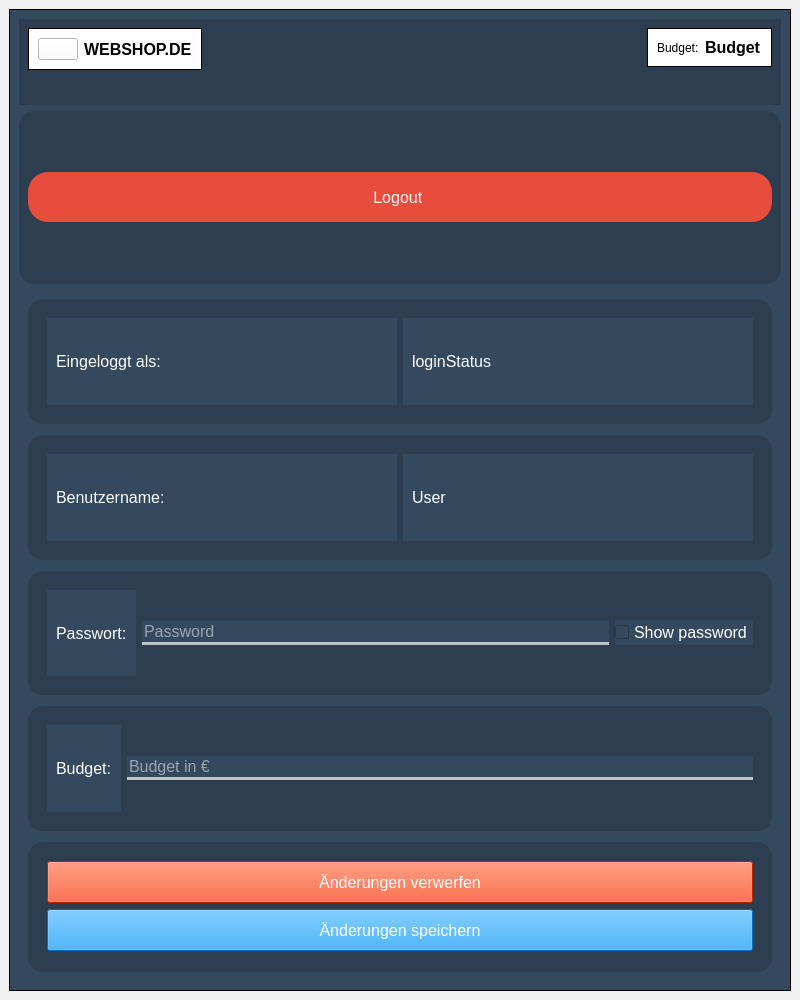
<?xml version="1.0" encoding="UTF-8"?>
<ui version="4.0">
 <class>MainWindow</class>
 <widget class="QMainWindow" name="MainWindow">
  <property name="geometry">
   <rect>
    <x>0</x>
    <y>0</y>
    <width>800</width>
    <height>1000</height>
   </rect>
  </property>
  <property name="minimumSize">
   <size>
    <width>800</width>
    <height>1000</height>
   </size>
  </property>
  <property name="windowTitle">
   <string>Nutzerprofil</string>
  </property>
  <widget class="QWidget" name="centralwidget">
   <property name="minimumSize">
    <size>
     <width>278</width>
     <height>415</height>
    </size>
   </property>
   <layout class="QVBoxLayout" name="verticalLayout_2">
    <item>
     <widget class="QFrame" name="frame_2">
      <property name="styleSheet">
       <string notr="true">background-color: rgb(52, 73, 94);</string>
      </property>
      <property name="frameShape">
       <enum>QFrame::Box</enum>
      </property>
      <property name="frameShadow">
       <enum>QFrame::Plain</enum>
      </property>
      <layout class="QVBoxLayout" name="verticalLayout_3" stretch="1,2,8">
       <item>
        <widget class="QFrame" name="frame_4">
         <property name="styleSheet">
          <string notr="true">QFrame#frame_4 {
	background-color: rgb(44, 62, 80);
}</string>
         </property>
         <property name="frameShape">
          <enum>QFrame::NoFrame</enum>
         </property>
         <property name="frameShadow">
          <enum>QFrame::Plain</enum>
         </property>
         <layout class="QHBoxLayout" name="horizontalLayout_8">
          <item alignment="Qt::AlignLeft|Qt::AlignTop">
           <widget class="QFrame" name="frame_5">
            <property name="styleSheet">
             <string notr="true">background-color: white;</string>
            </property>
            <property name="frameShape">
             <enum>QFrame::Box</enum>
            </property>
            <property name="frameShadow">
             <enum>QFrame::Plain</enum>
            </property>
            <layout class="QHBoxLayout" name="horizontalLayout_9">
             <item>
              <widget class="QPushButton" name="home_Button">
               <property name="text">
                <string/>
               </property>
              </widget>
             </item>
             <item>
              <widget class="QLabel" name="label_2">
               <property name="font">
                <font>
                 <pointsize>12</pointsize>
                 <bold>true</bold>
                </font>
               </property>
               <property name="text">
                <string>WEBSHOP.DE</string>
               </property>
              </widget>
             </item>
            </layout>
           </widget>
          </item>
          <item alignment="Qt::AlignRight|Qt::AlignTop">
           <widget class="QFrame" name="frame_6">
            <property name="styleSheet">
             <string notr="true">background-color: white;</string>
            </property>
            <property name="frameShape">
             <enum>QFrame::Box</enum>
            </property>
            <property name="frameShadow">
             <enum>QFrame::Plain</enum>
            </property>
            <layout class="QHBoxLayout" name="horizontalLayout_10">
             <item>
              <widget class="QLabel" name="label_3">
               <property name="text">
                <string>Budget:</string>
               </property>
              </widget>
             </item>
             <item>
              <widget class="QLabel" name="budget_label">
               <property name="font">
                <font>
                 <pointsize>12</pointsize>
                 <bold>true</bold>
                </font>
               </property>
               <property name="text">
                <string>Budget</string>
               </property>
              </widget>
             </item>
            </layout>
           </widget>
          </item>
         </layout>
        </widget>
       </item>
       <item>
        <widget class="QFrame" name="frame_3">
         <property name="styleSheet">
          <string notr="true">QFrame#frame_3 {
	background-color: rgb(44, 62, 80);
	border-radius: 15px;
}</string>
         </property>
         <property name="frameShape">
          <enum>QFrame::Box</enum>
         </property>
         <property name="frameShadow">
          <enum>QFrame::Plain</enum>
         </property>
         <layout class="QHBoxLayout" name="horizontalLayout_6">
          <item>
           <widget class="QPushButton" name="logout_button">
            <property name="maximumSize">
             <size>
              <width>16777215</width>
              <height>50</height>
             </size>
            </property>
            <property name="font">
             <font>
              <pointsize>12</pointsize>
             </font>
            </property>
            <property name="styleSheet">
             <string notr="true">QPushButton#logout_button {
	background-color:rgb(231, 76, 60);
	padding: 5px;
	color: white;
	border-radius: 20px;
	max-height: 40px;
}
QPushButton#logout_button:hover {
	cursor: pointer;
	background-color: rgb(230, 126, 34);
}
QPushButton#logout_button:pressed {
	padding-left: 3px;
	padding-bottom: 3px;
}</string>
            </property>
            <property name="text">
             <string>Logout </string>
            </property>
           </widget>
          </item>
         </layout>
        </widget>
       </item>
       <item>
        <widget class="QFrame" name="frame">
         <property name="frameShape">
          <enum>QFrame::NoFrame</enum>
         </property>
         <property name="frameShadow">
          <enum>QFrame::Plain</enum>
         </property>
         <layout class="QVBoxLayout" name="verticalLayout_6">
          <item>
           <widget class="QFrame" name="frame_8">
            <property name="styleSheet">
             <string notr="true">QFrame#frame_8 {
	background-color: rgb(44, 62, 80);
	border-radius: 15px;
	margin-bottom: 5px;
	padding: 10px;
}</string>
            </property>
            <property name="frameShape">
             <enum>QFrame::NoFrame</enum>
            </property>
            <property name="frameShadow">
             <enum>QFrame::Plain</enum>
            </property>
            <layout class="QHBoxLayout" name="horizontalLayout">
             <item>
              <widget class="QLabel" name="loginLabel">
               <property name="font">
                <font>
                 <pointsize>12</pointsize>
                </font>
               </property>
               <property name="styleSheet">
                <string notr="true">color: rgb(255, 255, 255);
padding: 5px;</string>
               </property>
               <property name="text">
                <string>Eingeloggt als:</string>
               </property>
              </widget>
             </item>
             <item>
              <widget class="QLabel" name="loginStatusLabel">
               <property name="font">
                <font>
                 <pointsize>12</pointsize>
                </font>
               </property>
               <property name="styleSheet">
                <string notr="true">color: rgb(255, 255, 255);
padding: 5px;</string>
               </property>
               <property name="text">
                <string>loginStatus</string>
               </property>
              </widget>
             </item>
            </layout>
           </widget>
          </item>
          <item>
           <widget class="QFrame" name="frame_11">
            <property name="styleSheet">
             <string notr="true">QFrame#frame_11 {
	background-color: rgb(44, 62, 80);
	border-radius: 15px;
	padding: 10px;
	margin-bottom: 5px;
}</string>
            </property>
            <property name="frameShape">
             <enum>QFrame::NoFrame</enum>
            </property>
            <property name="frameShadow">
             <enum>QFrame::Plain</enum>
            </property>
            <layout class="QHBoxLayout" name="horizontalLayout_4">
             <item>
              <widget class="QLabel" name="benutzernameLabel">
               <property name="font">
                <font>
                 <pointsize>12</pointsize>
                </font>
               </property>
               <property name="styleSheet">
                <string notr="true">color: rgb(255, 255, 255);
padding: 5px;</string>
               </property>
               <property name="text">
                <string>Benutzername:</string>
               </property>
              </widget>
             </item>
             <item>
              <widget class="QLabel" name="usernameLabel">
               <property name="font">
                <font>
                 <pointsize>12</pointsize>
                </font>
               </property>
               <property name="styleSheet">
                <string notr="true">color: rgb(255, 255, 255);
padding: 5px;</string>
               </property>
               <property name="text">
                <string>User</string>
               </property>
              </widget>
             </item>
            </layout>
           </widget>
          </item>
          <item>
           <widget class="QFrame" name="frame_13">
            <property name="styleSheet">
             <string notr="true">QFrame#frame_13 {
	background-color: rgb(44, 62, 80);
	border-radius: 15px;
	padding: 10px;
	margin-bottom: 5px;
}</string>
            </property>
            <property name="frameShape">
             <enum>QFrame::NoFrame</enum>
            </property>
            <property name="frameShadow">
             <enum>QFrame::Plain</enum>
            </property>
            <layout class="QHBoxLayout" name="horizontalLayout_5">
             <item>
              <widget class="QLabel" name="passwordLabel">
               <property name="font">
                <font>
                 <pointsize>12</pointsize>
                </font>
               </property>
               <property name="styleSheet">
                <string notr="true">color: rgb(255, 255, 255);
padding: 5px;</string>
               </property>
               <property name="text">
                <string>Passwort:</string>
               </property>
              </widget>
             </item>
             <item>
              <widget class="QLineEdit" name="passwordLineEdit">
               <property name="font">
                <font>
                 <pointsize>12</pointsize>
                </font>
               </property>
               <property name="styleSheet">
                <string notr="true">QLineEdit#passwordLineEdit {
	color: white;
	border-bottom: 3px solid rgb(189, 195, 199);
}</string>
               </property>
               <property name="maxLength">
                <number>16</number>
               </property>
               <property name="frame">
                <bool>false</bool>
               </property>
               <property name="echoMode">
                <enum>QLineEdit::Password</enum>
               </property>
               <property name="placeholderText">
                <string>Password</string>
               </property>
              </widget>
             </item>
             <item>
              <widget class="QCheckBox" name="showPasswordCheckBox">
               <property name="font">
                <font>
                 <pointsize>12</pointsize>
                </font>
               </property>
               <property name="styleSheet">
                <string notr="true">color: white;</string>
               </property>
               <property name="text">
                <string>Show password</string>
               </property>
              </widget>
             </item>
            </layout>
           </widget>
          </item>
          <item>
           <widget class="QFrame" name="frame_7">
            <property name="styleSheet">
             <string notr="true">QFrame#frame_7 {
	background-color: rgb(44, 62, 80);
	border-radius: 15px;
	padding: 10px;
	margin-bottom: 5px;
}</string>
            </property>
            <property name="frameShape">
             <enum>QFrame::NoFrame</enum>
            </property>
            <property name="frameShadow">
             <enum>QFrame::Plain</enum>
            </property>
            <layout class="QHBoxLayout" name="horizontalLayout_7">
             <item>
              <widget class="QLabel" name="label">
               <property name="font">
                <font>
                 <pointsize>12</pointsize>
                </font>
               </property>
               <property name="styleSheet">
                <string notr="true">color: rgb(255, 255, 255);
padding: 5px;</string>
               </property>
               <property name="text">
                <string>Budget:</string>
               </property>
              </widget>
             </item>
             <item>
              <widget class="QLineEdit" name="budgetLineEdit">
               <property name="font">
                <font>
                 <pointsize>12</pointsize>
                </font>
               </property>
               <property name="styleSheet">
                <string notr="true">QLineEdit#budgetLineEdit {
	color: white;
	border-bottom: 3px solid rgb(189, 195, 199);
}</string>
               </property>
               <property name="text">
                <string/>
               </property>
               <property name="maxLength">
                <number>9</number>
               </property>
               <property name="frame">
                <bool>false</bool>
               </property>
               <property name="placeholderText">
                <string>Budget in €</string>
               </property>
              </widget>
             </item>
            </layout>
           </widget>
          </item>
          <item>
           <widget class="QFrame" name="frame_12">
            <property name="styleSheet">
             <string notr="true">QFrame#frame_12 {
	background-color: rgb(44, 62, 80);
	border-radius: 15px;
	padding: 10px;
}</string>
            </property>
            <property name="frameShape">
             <enum>QFrame::NoFrame</enum>
            </property>
            <property name="frameShadow">
             <enum>QFrame::Plain</enum>
            </property>
            <layout class="QVBoxLayout" name="verticalLayout">
             <item>
              <widget class="QPushButton" name="aenderungenVerwerfenButton">
               <property name="font">
                <font>
                 <pointsize>12</pointsize>
                </font>
               </property>
               <property name="styleSheet">
                <string notr="true">QPushButton#aenderungenVerwerfenButton {
	color: white;
	padding: 5px 0px;
	background-color: rgb(255, 51, 0);
	max-height: 30px;
}</string>
               </property>
               <property name="text">
                <string>Änderungen verwerfen</string>
               </property>
              </widget>
             </item>
             <item>
              <widget class="QPushButton" name="aenderungenSpeichernButton">
               <property name="font">
                <font>
                 <pointsize>12</pointsize>
                </font>
               </property>
               <property name="styleSheet">
                <string notr="true">QPushButton#aenderungenSpeichernButton {
	color: white;
	padding: 5px 0px;
	background-color: rgb(0, 153, 255);
	max-height: 30px;
}</string>
               </property>
               <property name="text">
                <string>Änderungen speichern</string>
               </property>
              </widget>
             </item>
            </layout>
           </widget>
          </item>
         </layout>
        </widget>
       </item>
      </layout>
     </widget>
    </item>
   </layout>
  </widget>
 </widget>
 <resources/>
 <connections/>
</ui>
